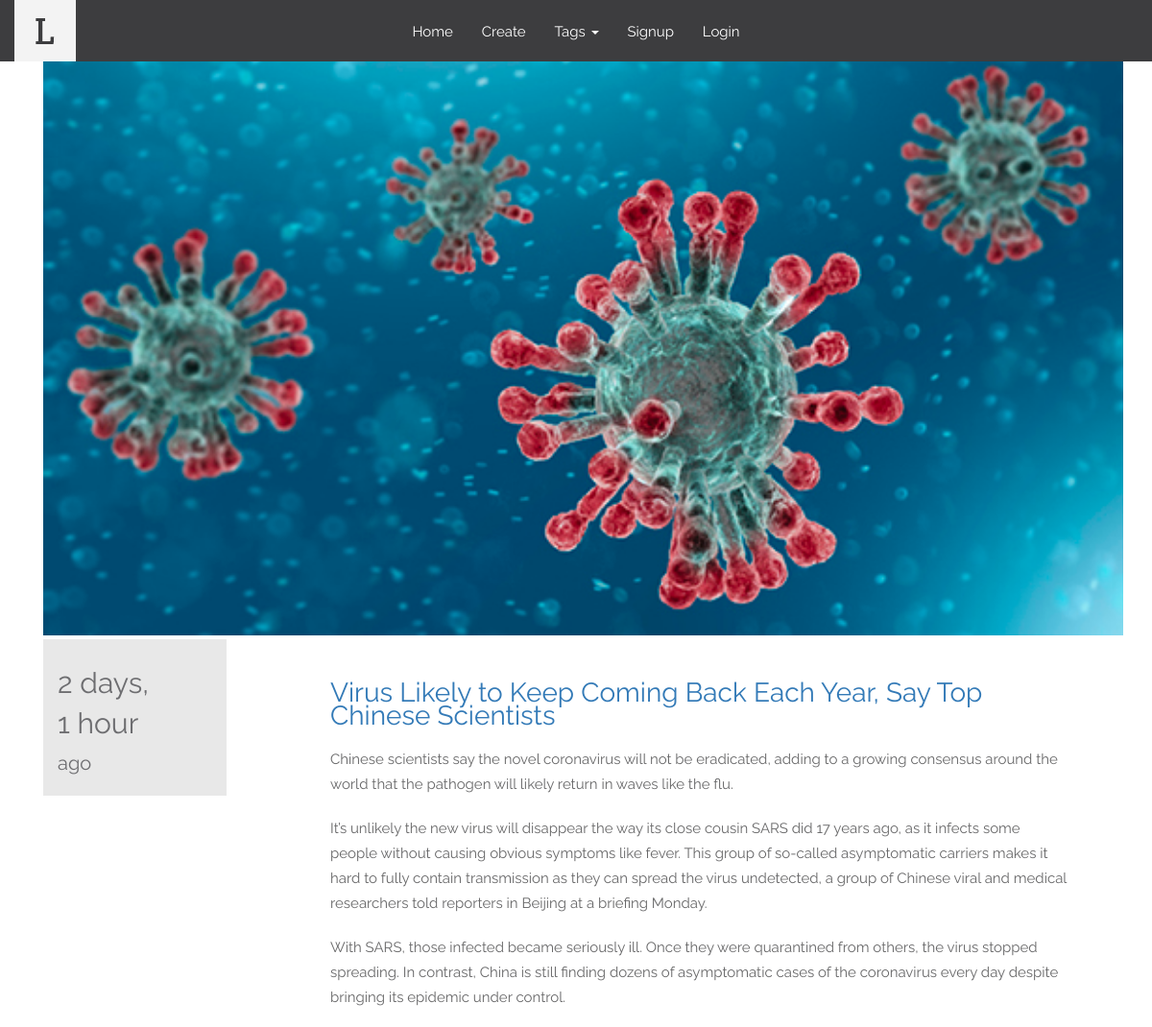
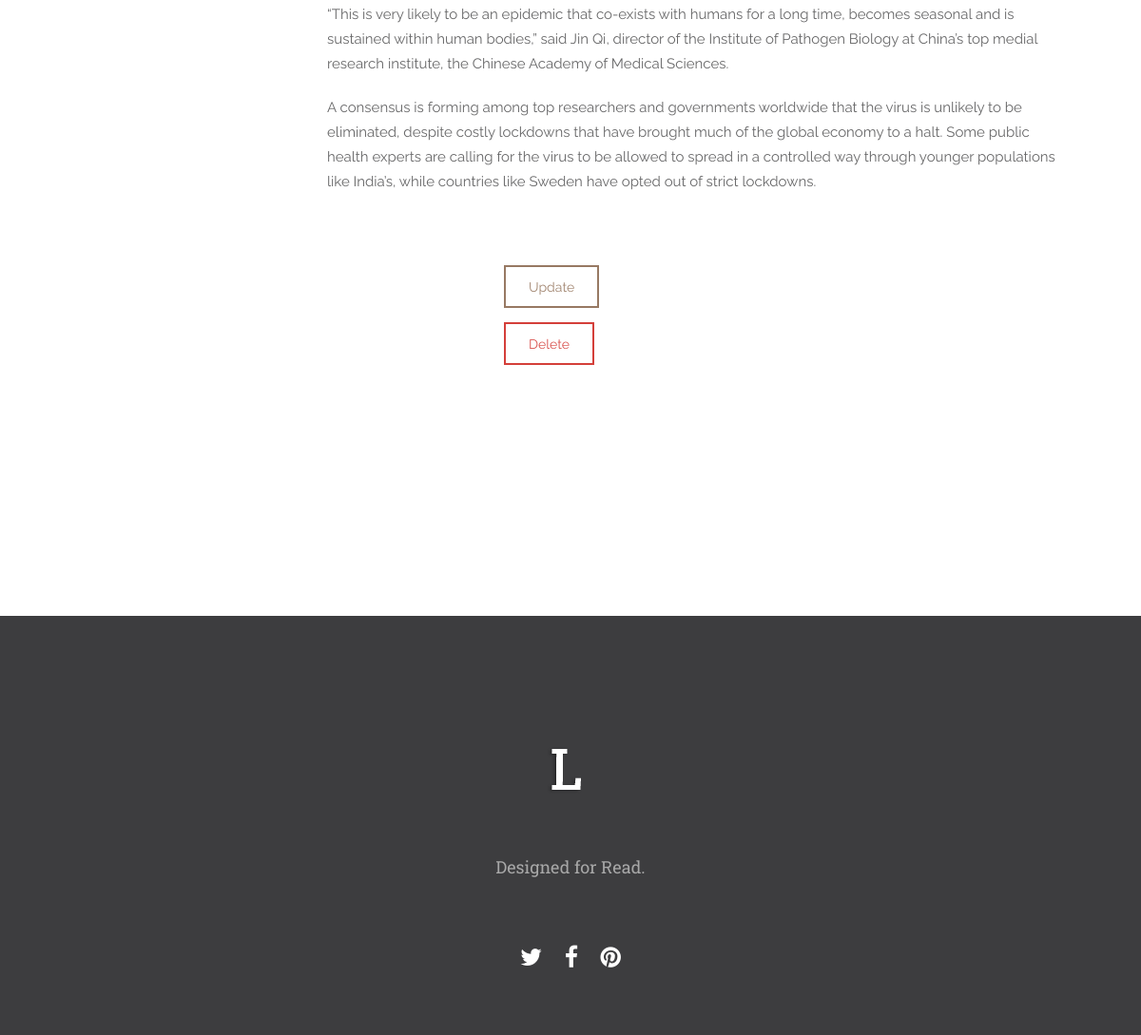
Page /9/ on the committed database (2 pictures, top to bottom).
### posts/models.py (models this page shows, shortened)
class Post(models.Model):
    user = models.CharField(max_length=100)
    title = models.CharField(max_length=150)
    image = models.FileField(upload_to='images/',
        null=True,
        blank=True,
        )
    height_field = models.IntegerField(default=0)
    width_field = models.IntegerField(default=0)
    content = models.TextField()
    timestamp = models.DateTimeField(auto_now_add=True)
    updated = models.DateTimeField(auto_now=True)
    class Meta:
        ordering = ["-timestamp", "-updated"]

### posts/views.py (the view)
# urls.py: url(r'^(?P<id>\d+)/$', views.posts_detail, name="detail"),
def posts_detail(request, id):
    user = request.user
    instance = get_object_or_404(Post, id=id)
    context = {
        "title": instance.title,
        "instance": instance,
        "user": user,
        "tags": Tag.objects.all(),
    }
    return render(request, "detail.html", context)

### posts/models.py (called while the page is built)
    def get_absolute_url(self):
        return reverse("tags", kwargs={"tag": self.name})

### posts/templates/detail.html (shortened to what this page needs)
{% extends "base.html" %}
{% load humanize %}
{% block content %}
    <div class="post-fluid">
            <div class="container-fluid">
                <div class="container">
                    <div class="row post-items">
                        <div class="post-item-banner">
                            {% if instance.image %}
                                <img src="{{ instance.image.url }}" class="img-responsive">
                            {% else %}
                                <img src="static/img/img-08.png" class="img-responsive"/>
                            {% endif %}
                        </div>
                        <div class="col-md-2">
                            <div class="post-item-short">
								<span class="medium-text" style="font-size: 30px; margin-top: -35px;">{{ instance.timestamp|timesince }}</span>
								<span class="medium-text" style="font-size: 20px; margin-top: -40px;">ago</span>
							</div>
                        </div>
                        <div class="col-md-10">
                            <div class="post-item post-item-detail">
                                <div class="post-item-paragraph">
                                    <h1><a href="{{ obj.get_absolute_url }}">{{title}}</a></h1>
                                    <p>{{ instance.content|linebreaks }}</p>
                                </div>
                            </div>
                    </div>
                        </div>
                </div>
            </div>
    </div>
    <div class="clearfix center-block" style="margin-left: 500px;">
                            <div class="progress-button">
                                <p>
                                    <a href="{% url 'update' id=instance.id %}"><button class="btn btn-golden btn-outline">Update</button></a>
                                    <svg class="progress-circle" width="70" height="70">
                                        <path d="m35,2.5c17.955803,0 32.5,14.544199 32.5,32.5c0,17.955803 -14.544197,32.5 -32.5,32.5c-17.955803,0 -32.5,-14.544197 -32.5,-32.5c0,-17.955801 14.544197,-32.5 32.5,-32.5z"/>
                                    </svg>
                                    <svg class="checkmark" width="70" height="70">
                                        <path d="m31.5,46.5l15.3,-23.2"/><path d="m31.5,46.5l-8.5,-7.1"/>
                                    </svg>
                                    <svg class="cross" width="70" height="70">
                                        <path d="m35,35l-9.3,-9.3"/><path d="m35,35l9.3,9.3"/><path d="m35,35l-9.3,9.3"/><path d="m35,35l9.3,-9.3"/>
                                    </svg>
                                </p>
                            </div>
                        </div>
                            <div class="clearfix" style="margin-left: 500px; margin-top: -100px">
                            <div class="progress-button">
                                <p>
                                    <a href="{% url 'delete' id=instance.id %}"><button class="btn btn-danger btn-outline">Delete</button></a>
                                    <svg class="progress-circle" width="70" height="70">
                                        <path d="m35,2.5c17.955803,0 32.5,14.544199 32.5,32.5c0,17.955803 -14.544197,32.5 -32.5,32.5c-17.955803,0 -32.5,-14.544197 -32.5,-32.5c0,-17.955801 14.544197,-32.5 32.5,-32.5z"/>
                                    </svg>
                                    <svg class="checkmark" width="70" height="70">
                                        <path d="m31.5,46.5l15.3,-23.2"/><path d="m31.5,46.5l-8.5,-7.1"/>
                                    </svg>
                                    <svg class="cross" width="70" height="70">
                                        <path d="m35,35l-9.3,-9.3"/><path d="m35,35l9.3,9.3"/><path d="m35,35l-9.3,9.3"/><path d="m35,35l9.3,-9.3"/>
                                    </svg>
                                </p>
                            </div>
                        </div>
{% endblock content %}

### rows in the picture
Post: image (picture), timestamp "2 days, 1 hour", title "Virus Likely to Keep Coming Back Each Year, Say Top Chinese Scientists", content "Chinese scientists say the novel coronavirus will not be eradicated, adding to a growing consensus around the world that the pathogen will likely return in waves like the flu. It’s unlikely the new virus will disappear the way its close cousin SARS did 17 years ago, as it infects some people without causing obvious symptoms like fever. This group of so-called asymptomatic carriers makes it hard to fully contain transmission as they can spread the virus undetected, a group of Chinese viral and medical researchers told reporters in Beijing at a briefing Monday. With SARS, those infected became seriously ill. Once they were quarantined from others, the virus stopped spreading. In contrast,…"
